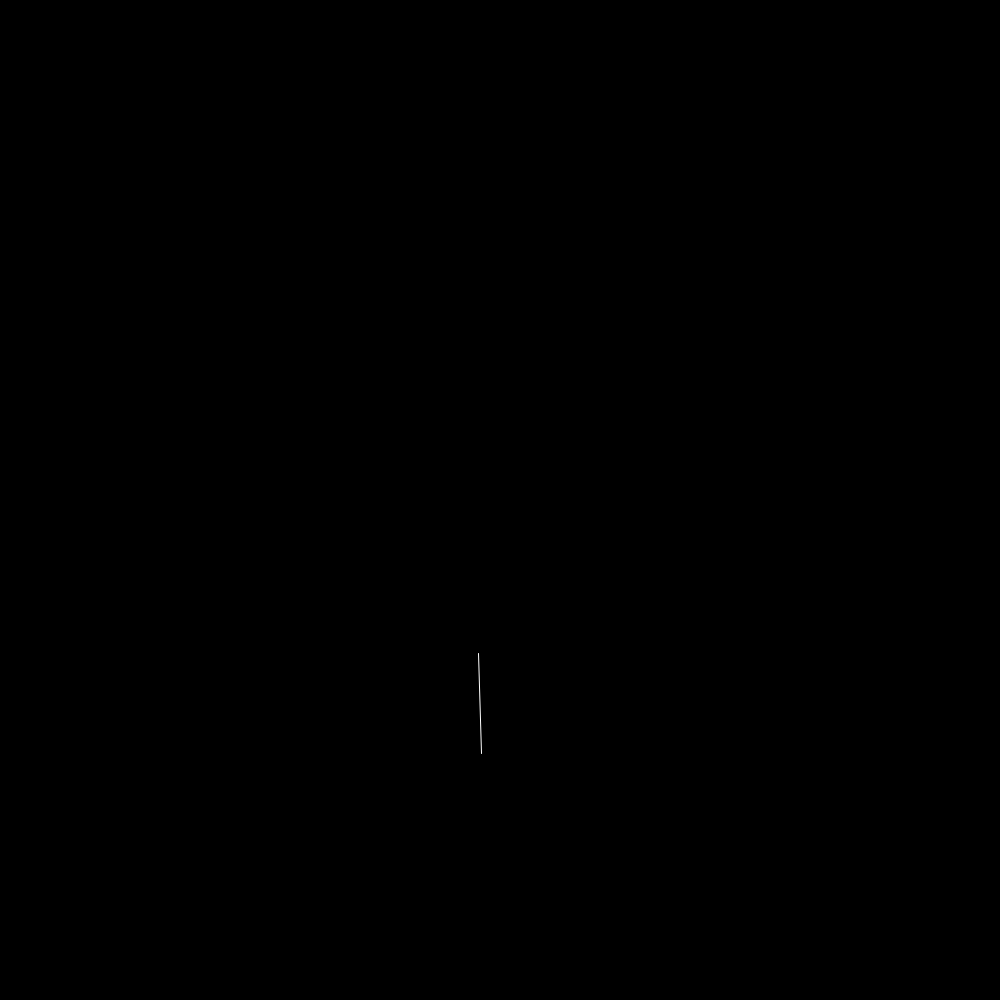
Frame 1 (no input)
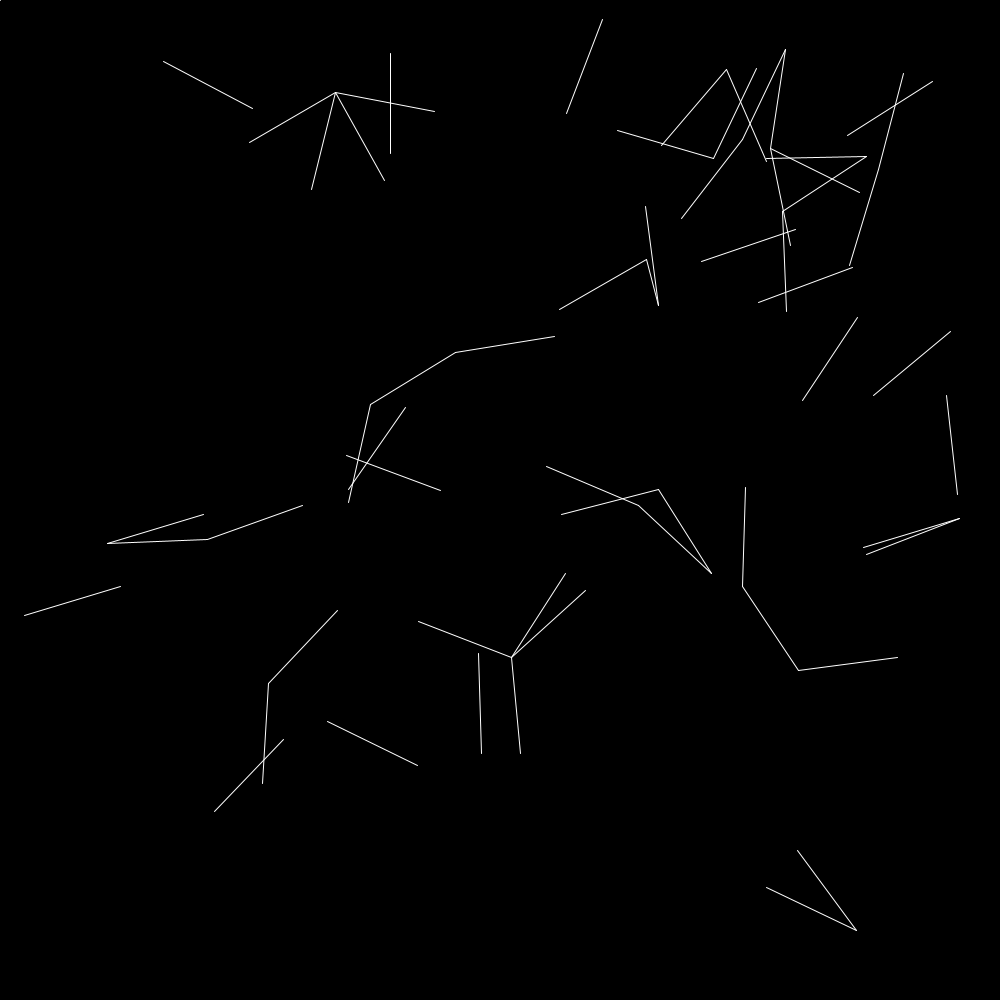
Frame 60 (the mouse pressed at the canvas centre just before this capture)
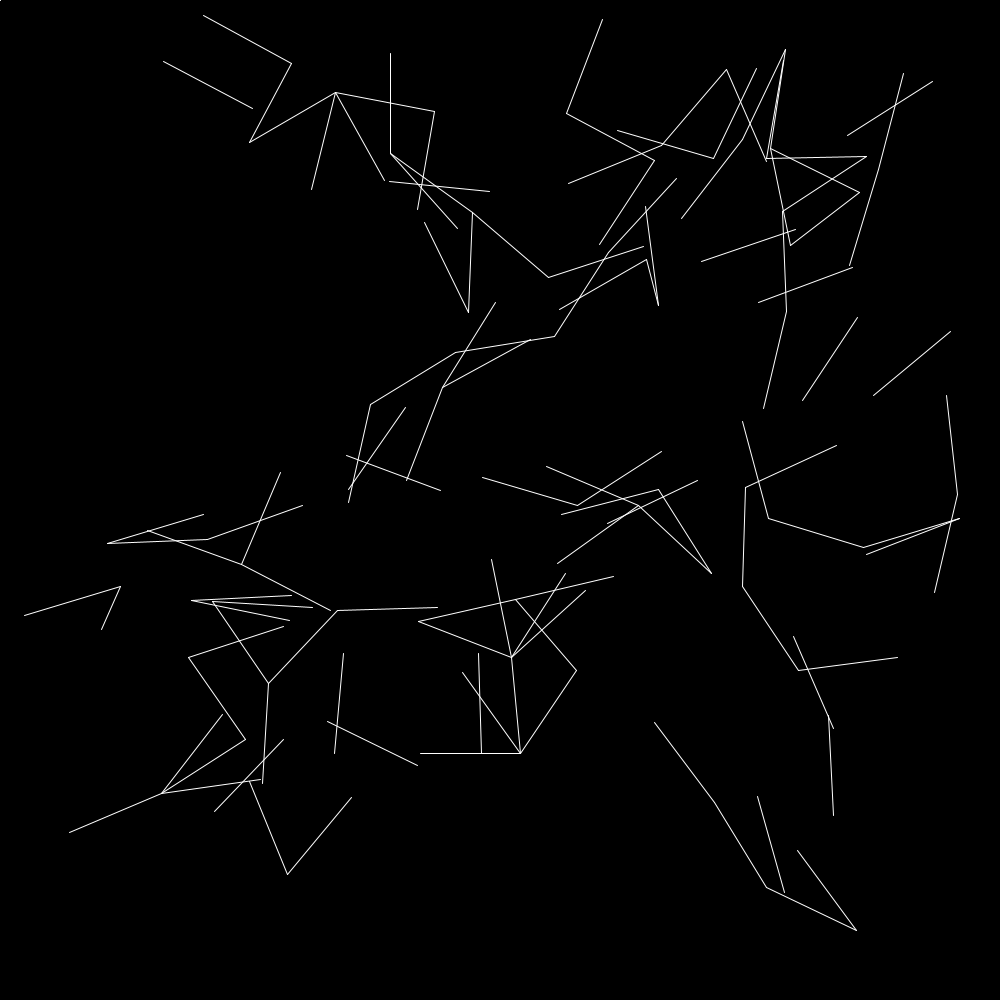
Frame 120 (the mouse held since frame 60 and released just before this capture)

The Processing sketch that drew these frames (run headless with seeded random() and noise(); from frame 60 on, the mouse is pressed at the canvas centre):

// Processing sketch: point_circles
// ── point_circles.pde
PVector[] points = new PVector[100];

void setup() {
  size(1000, 1000);
  for (int i = 0; i < points.length; i++) {
    points[i] = new PVector(random(width), random(height));
  }

  background(0);
}

void draw() {
  //background(0);
  stroke(255);
  PVector c = points[(int)random(points.length)];
  
  PVector o = points[(int)random(points.length)];
  
  o.sub(c).limit(100).add(c);
  
  
  //point(c.x, c.y);
  //point(o.x, o.y);
  line(c.x, c.y, o.x, o.y);
  
  
}
